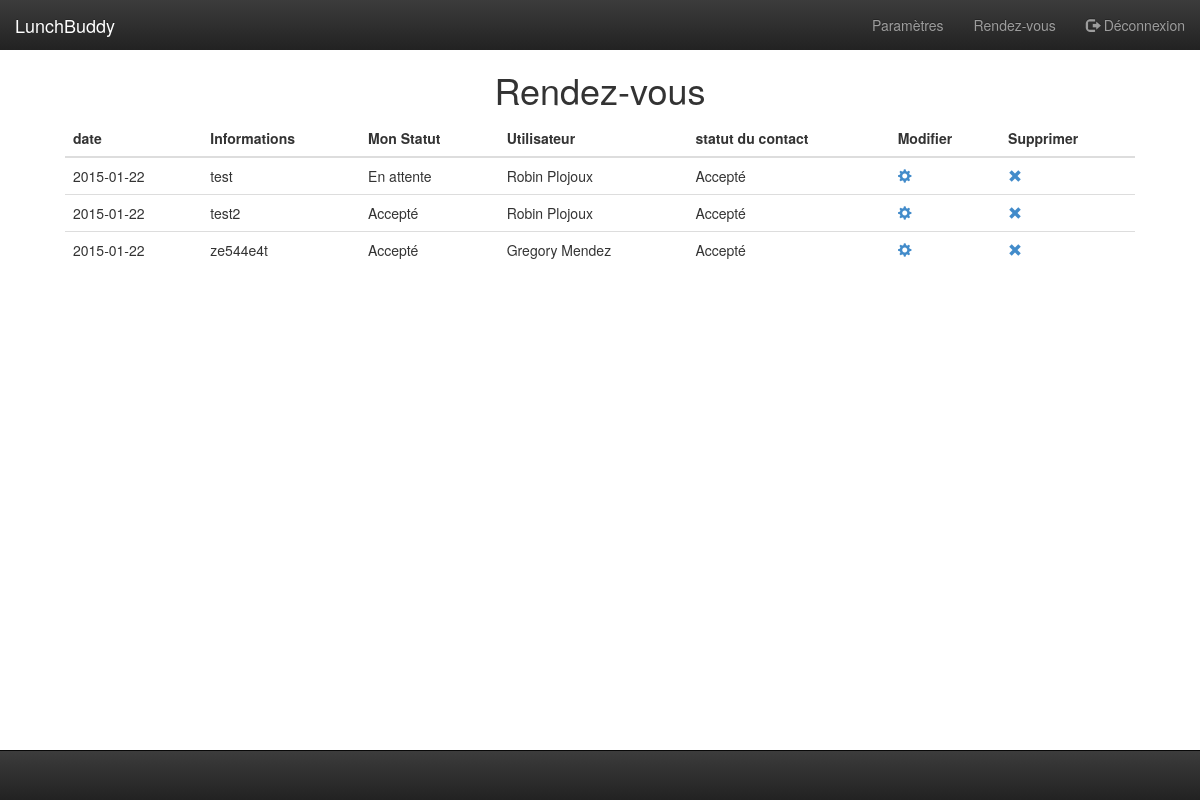
/RendezVous.php (signed in), run on the app's committed database.
### tables this page shows
CREATE TABLE IF NOT EXISTS `rendezvous` (
  `idRdv` int(11) NOT NULL AUTO_INCREMENT,
  `dateRdv` date NOT NULL,
  `commentaire` longtext NOT NULL,
  `idGroupe` int(11) NOT NULL,
  PRIMARY KEY (`idRdv`),
  KEY `idGroupe` (`idGroupe`)
);

CREATE TABLE IF NOT EXISTS `statuts` (
  `idStatut` int(11) NOT NULL AUTO_INCREMENT,
  `nomStatut` varchar(25) NOT NULL,
  PRIMARY KEY (`idStatut`)
);

CREATE TABLE IF NOT EXISTS `utilisateurs` (
  `idUtilisateur` int(11) NOT NULL AUTO_INCREMENT,
  `nom` varchar(25) NOT NULL,
  `prenom` varchar(25) NOT NULL,
  `avatar` varchar(50) DEFAULT NULL,
  `email` varchar(25) NOT NULL,
  `password` varchar(255) NOT NULL,
  `NPA` varchar(4) NOT NULL,
  `nomRue` varchar(25) NOT NULL,
  `numeroRue` varchar(10) NOT NULL,
  `rayon` int(4) NOT NULL,
  `lat` decimal(65,30) DEFAULT NULL,
  `lng` decimal(65,30) DEFAULT NULL,
  `debutPause` time NOT NULL,
  `finPause` time NOT NULL,
  PRIMARY KEY (`idUtilisateur`),
  UNIQUE KEY `pseudo` (`email`)
);

### groupesdb.php (called while the page is built, shortened)
<?php
function lireRendezVousUtilisateur($idUtilisateur) {
    $bdd = connexionDb();
    $sql = 'SELECT r.idRdv, r.dateRdv, r.commentaire, r.idGroupe, s.nomStatut FROM rendezvous as r
join groupes as g on r.idGroupe = g.idGroupe
join composer as c on c.idGroupe = g.idGroupe
join statuts as s on c.idStatut = s.idStatut
where c.idUtilisateur = :idUtilisateur';
    $requete = $bdd->prepare($sql);
    $requete->execute(array('idUtilisateur' => $idUtilisateur));
    return $requete->fetchAll();
}
function lirePersonnesRdv($idGroupe) {
    $bdd = connexionDb();
    $sql = 'select u.idUtilisateur, u.nom, u.prenom, u.email from composer as c
join utilisateurs as u on c.idUtilisateur = u.idUtilisateur
where c.idGroupe = :idGroupe';
    $requete = $bdd->prepare($sql);
    $requete->execute(array('idGroupe' => $idGroupe));
    return $requete->fetchAll();
}

### RendezVous.php (the view, shortened to what this page needs)
<?php
include_once 'groupesdb.php';
include_once './MenusHTML.php';
if ((!empty($_SESSION["idUtilisateur"])) && (!empty($_SESSION["email"]))) {
    $idUtilisateur = $_SESSION["idUtilisateur"];
    $rdvs = lireRendezVousUtilisateur($idUtilisateur);
    foreach ($rdvs as &$rdv) {
        $idGroupe = $rdv["idGroupe"];
        $personnes = lirePersonnesRdv($idGroupe);
    }
} else {
    header('Location: index.php');
}
?>
<!DOCTYPE html>
<html>
    <head>
        <link href="css/bootstrap.min.css" type="text/css" rel="stylesheet">
        <link href="css/bootstrap-theme.min.css" type="text/css" rel="stylesheet">
        <link href="css/source.css" type="text/css" rel="stylesheet">
    </head>
    <body>
        <section class="col-md-12 conteneur">
            <?php AfficheHeader(); ?>
            <section class="col-md-12">
                <h1 class="text-center">Rendez-vous</h1>
                <table class="table table-hover">
                    <thead>
                        <tr>
                            <th>date</th>
                            <th>Informations</th>
                            <th>Mon Statut</th>
                            <th>Utilisateur</th>
                            <th>statut du contact</th>
                            <th>Modifier</th>
                            <th>Supprimer</th>
                        </tr>
                    </thead>
                    <tbody>
                        <?php
                        foreach ($rdvs as $rendezvous) {
                            echo ''
                            . '<tr>'
                            . '<td>'
                            . $rendezvous["dateRdv"]
                            . '</td>'
                            . '<td>'
                            . $rendezvous["commentaire"]
                            . '</td>'
                            . '<td>'
                            . $rendezvous["nomStatut"]
                            . '</td>';
                            foreach ($rendezvous["personnes"] as $personne) {
                                echo '<td>'
                                . $personne["prenom"] . " " . $personne["nom"]
                                . '</td>'
                                . '<td>'
                                . $personne["statutPersonne"]
                                . '</td>';
                            };
                            echo ''
                            . '<td>'
                            . '<a href="editerRdv.php?idRdv=' . $rendezvous["idRdv"] . '&idGroupe=' . $rendezvous["idGroupe"] . '"><span class="glyphicon glyphicon-cog"></span></a>'
                            . '</td>'
                            . '<td>'
                            . '<a href="supprimerRdv.php?idRdv=' . $rendezvous["idRdv"] . '"><span class="glyphicon glyphicon-remove"></span></a>'
                            . '</td>'
                            . '</tr>';
                        }
                        ?>
                    </tbody>
                </table>
            </section>
            <?php AfficheFooter(); ?>
        </section>
    </body>
</html>

### MenusHTML.php
<?php
function AfficheHeader() {
    ?>
    <header class="navbar-inverse navbar-fixed-top">
        <section class="navbar-header">
            <a class="navbar-brand" href="Index.php">LunchBuddy</a>
        </section>
        <section class="collapse navbar-collapse" id="myNavbar">
            <ul class="nav navbar-nav navbar-right">
                <li><a href="parametres.php">Paramètres</a></li>
                <li><a href="Rendezvous.php">Rendez-vous</a></li>
                <li><a href="Deconnexion.php"><span class="glyphicon glyphicon-log-out"></span> Déconnexion</a></li>
            </ul>
        </section>
    </header>
    <?php
}
function AfficheFooter() {
    ?>
    <footer class=" navbar navbar-inverse navbar-fixed-bottom">
    </footer>
    <?php
}

### css/source.css (style rules this page uses)
.conteneur { padding: 50px; //margin-left: 300px; }
.navbar-fixed-top { padding-right: 15px; }

### data on the page
rendezvous: dateRdv "2015-01-22", commentaire "test", statuts.nomStatut "En attente"
utilisateurs: prenom "Robin", nom "Plojoux", statutPersonne "Accepté"
rendezvous: dateRdv "2015-01-22", commentaire "test2", statuts.nomStatut "Accepté"
rendezvous: dateRdv "2015-01-22", commentaire "ze544e4t", statuts.nomStatut "Accepté"
utilisateurs: prenom "Gregory", nom "Mendez", statutPersonne "Accepté"
